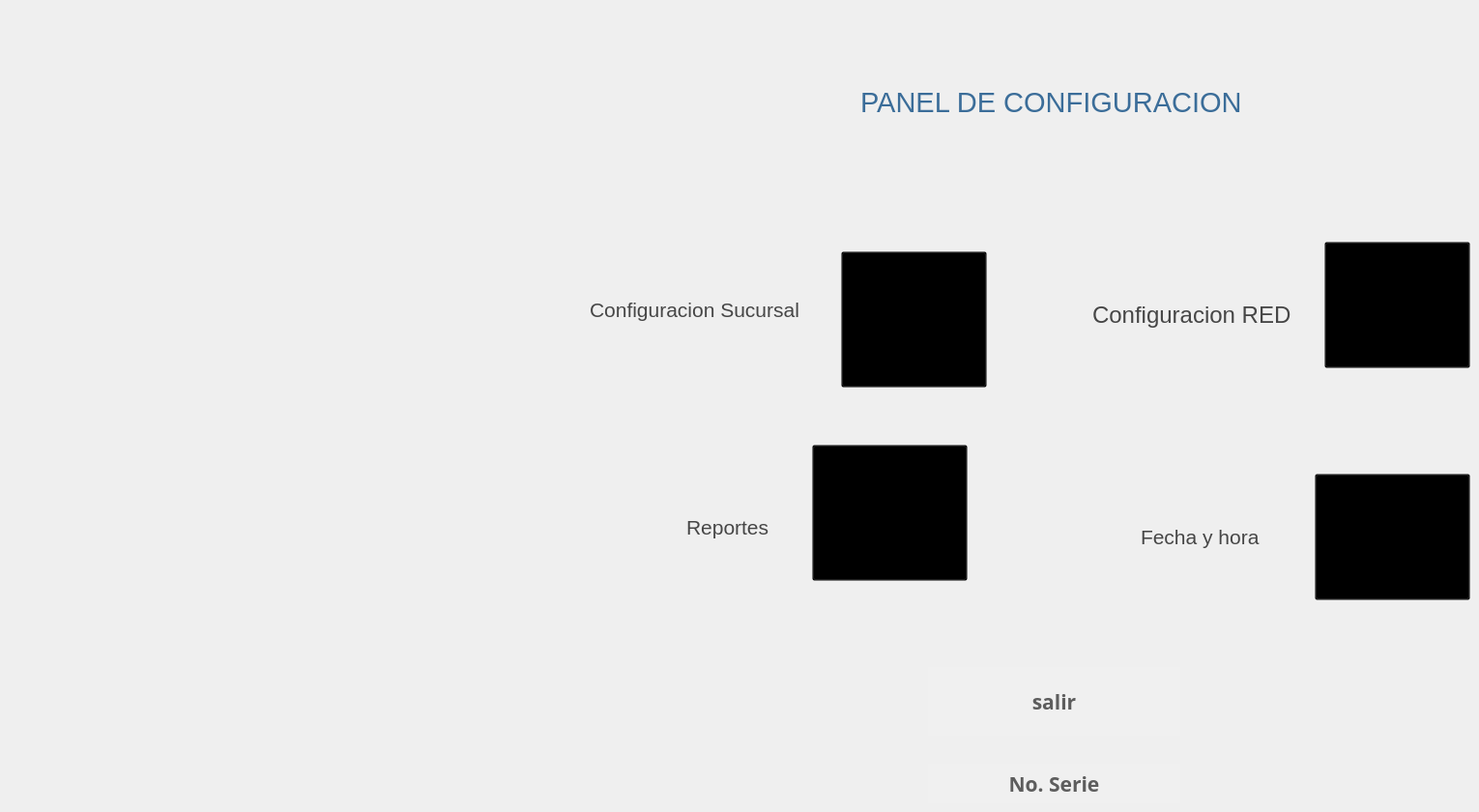
   <widget class="QWidget" name="page_18">
    <widget class="QLabel" name="ltime_28">
     <property name="geometry">
      <rect>
       <x>710</x>
       <y>530</y>
       <width>141</width>
       <height>31</height>
      </rect>
     </property>
     <property name="font">
      <font>
       <family>Segoe UI</family>
       <pointsize>16</pointsize>
       <weight>50</weight>
       <italic>false</italic>
       <bold>false</bold>
      </font>
     </property>
     <property name="styleSheet">
      <string notr="true">background-color:transparent;
color:rgb(70, 70, 70)
</string>
     </property>
     <property name="text">
      <string>Reportes</string>
     </property>
    </widget>
    <widget class="QPushButton" name="breporte_4">
     <property name="geometry">
      <rect>
       <x>840</x>
       <y>460</y>
       <width>161</width>
       <height>141</height>
      </rect>
     </property>
     <property name="font">
      <font>
       <family>Sans Serif</family>
       <weight>75</weight>
       <italic>false</italic>
       <bold>true</bold>
      </font>
     </property>
     <property name="styleSheet">
      <string notr="true">background-color:transparent;
color:BLAcK;;
</string>
     </property>
     <property name="text">
      <string/>
     </property>
     <property name="icon">
      <iconset>
       <normaloff>../../iconos/pencil-and-filled-paper-sheet.png</normaloff>../../iconos/pencil-and-filled-paper-sheet.png</iconset>
     </property>
     <property name="iconSize">
      <size>
       <width>128</width>
       <height>128</height>
      </size>
     </property>
    </widget>
    <widget class="QPushButton" name="bhora">
     <property name="geometry">
      <rect>
       <x>1360</x>
       <y>490</y>
       <width>161</width>
       <height>131</height>
      </rect>
     </property>
     <property name="font">
      <font>
       <family>Sans Serif</family>
       <weight>75</weight>
       <italic>false</italic>
       <bold>true</bold>
      </font>
     </property>
     <property name="styleSheet">
      <string notr="true">background-color:transparent;
color:BLAcK;;
</string>
     </property>
     <property name="text">
      <string/>
     </property>
     <property name="icon">
      <iconset>
       <normaloff>../../iconos/clock.png</normaloff>../../iconos/clock.png</iconset>
     </property>
     <property name="iconSize">
      <size>
       <width>128</width>
       <height>128</height>
      </size>
     </property>
    </widget>
    <widget class="QPushButton" name="bnoserie_2">
     <property name="geometry">
      <rect>
       <x>960</x>
       <y>790</y>
       <width>261</width>
       <height>41</height>
      </rect>
     </property>
     <property name="font">
      <font>
       <family>Ubuntu Mono</family>
       <pointsize>16</pointsize>
       <weight>75</weight>
       <italic>false</italic>
       <bold>true</bold>
       <underline>false</underline>
      </font>
     </property>
     <property name="toolTip">
      <string>Ayuda</string>
     </property>
     <property name="toolTipDuration">
      <number>3</number>
     </property>
     <property name="whatsThis">
      <string extracomment="help"/>
     </property>
     <property name="styleSheet">
      <string notr="true">background-color:rgb(240, 240, 240);
color:rgb(93, 93, 93);
border-radius:80%</string>
     </property>
     <property name="text">
      <string>No. Serie</string>
     </property>
     <property name="icon">
      <iconset>
       <normaloff>../../../../../../cajsSATELITE/eum/app/cajeroF/iconos/fl.png</normaloff>../../../../../../cajsSATELITE/eum/app/cajeroF/iconos/fl.png</iconset>
     </property>
     <property name="iconSize">
      <size>
       <width>40</width>
       <height>40</height>
      </size>
     </property>
    </widget>
    <widget class="QLabel" name="ltime_5">
     <property name="geometry">
      <rect>
       <x>1130</x>
       <y>310</y>
       <width>261</width>
       <height>31</height>
      </rect>
     </property>
     <property name="font">
      <font>
       <family>Segoe UI</family>
       <pointsize>18</pointsize>
       <weight>50</weight>
       <italic>false</italic>
       <bold>false</bold>
      </font>
     </property>
     <property name="styleSheet">
      <string notr="true">background-color:transparent;
color:rgb(70, 70, 70)
</string>
     </property>
     <property name="text">
      <string>Configuracion RED</string>
     </property>
    </widget>
    <widget class="QPushButton" name="bsalirConfig">
     <property name="geometry">
      <rect>
       <x>960</x>
       <y>690</y>
       <width>261</width>
       <height>71</height>
      </rect>
     </property>
     <property name="font">
      <font>
       <family>Ubuntu Mono</family>
       <pointsize>16</pointsize>
       <weight>75</weight>
       <italic>false</italic>
       <bold>true</bold>
       <underline>false</underline>
      </font>
     </property>
     <property name="toolTip">
      <string>Ayuda</string>
     </property>
     <property name="toolTipDuration">
      <number>3</number>
     </property>
     <property name="whatsThis">
      <string extracomment="help"/>
     </property>
     <property name="styleSheet">
      <string notr="true">background-color:rgb(240, 240, 240);
color:rgb(93, 93, 93);
border-radius:80%</string>
     </property>
     <property name="text">
      <string>salir</string>
     </property>
     <property name="icon">
      <iconset>
       <normaloff>../../../../../../cajsSATELITE/eum/app/cajeroF/iconos/fb5.png</normaloff>../../../../../../cajsSATELITE/eum/app/cajeroF/iconos/fb5.png</iconset>
     </property>
     <property name="iconSize">
      <size>
       <width>40</width>
       <height>40</height>
      </size>
     </property>
    </widget>
    <widget class="QPushButton" name="bsucursal">
     <property name="geometry">
      <rect>
       <x>870</x>
       <y>260</y>
       <width>151</width>
       <height>141</height>
      </rect>
     </property>
     <property name="font">
      <font>
       <family>Sans Serif</family>
       <weight>75</weight>
       <italic>false</italic>
       <bold>true</bold>
      </font>
     </property>
     <property name="layoutDirection">
      <enum>Qt::RightToLeft</enum>
     </property>
     <property name="styleSheet">
      <string notr="true">background-color:transparent;
color:BLAcK;;
</string>
     </property>
     <property name="text">
      <string/>
     </property>
     <property name="icon">
      <iconset>
       <normaloff>../../iconos/config.png</normaloff>../../iconos/config.png</iconset>
     </property>
     <property name="iconSize">
      <size>
       <width>150</width>
       <height>150</height>
      </size>
     </property>
    </widget>
    <widget class="QPushButton" name="bred">
     <property name="geometry">
      <rect>
       <x>1370</x>
       <y>250</y>
       <width>151</width>
       <height>131</height>
      </rect>
     </property>
     <property name="font">
      <font>
       <family>Sans Serif</family>
       <weight>75</weight>
       <italic>false</italic>
       <bold>true</bold>
      </font>
     </property>
     <property name="styleSheet">
      <string notr="true">background-color:transparent;
color:BLAcK;;
</string>
     </property>
     <property name="text">
      <string/>
     </property>
     <property name="icon">
      <iconset>
       <normaloff>../../iconos/ethernet.png</normaloff>../../iconos/ethernet.png</iconset>
     </property>
     <property name="iconSize">
      <size>
       <width>150</width>
       <height>150</height>
      </size>
     </property>
     <property name="default">
      <bool>false</bool>
     </property>
     <property name="flat">
      <bool>false</bool>
     </property>
    </widget>
    <widget class="QLabel" name="ltime_6">
     <property name="geometry">
      <rect>
       <x>1180</x>
       <y>530</y>
       <width>201</width>
       <height>51</height>
      </rect>
     </property>
     <property name="font">
      <font>
       <family>Segoe UI</family>
       <pointsize>16</pointsize>
       <weight>50</weight>
       <italic>false</italic>
       <bold>false</bold>
      </font>
     </property>
     <property name="styleSheet">
      <string notr="true">background-color:transparent;
color:rgb(70, 70, 70)
</string>
     </property>
     <property name="text">
      <string>Fecha y hora</string>
     </property>
    </widget>
    <widget class="QLabel" name="ltime_29">
     <property name="geometry">
      <rect>
       <x>610</x>
       <y>300</y>
       <width>251</width>
       <height>41</height>
      </rect>
     </property>
     <property name="font">
      <font>
       <family>Segoe UI</family>
       <pointsize>16</pointsize>
       <weight>50</weight>
       <italic>false</italic>
       <bold>false</bold>
      </font>
     </property>
     <property name="styleSheet">
      <string notr="true">background-color:transparent;
color:rgb(70, 70, 70)
</string>
     </property>
     <property name="text">
      <string>Configuracion Sucursal</string>
     </property>
    </widget>
    <widget class="QLabel" name="ltime_32">
     <property name="geometry">
      <rect>
       <x>890</x>
       <y>90</y>
       <width>491</width>
       <height>31</height>
      </rect>
     </property>
     <property name="font">
      <font>
       <family>Segoe UI</family>
       <pointsize>22</pointsize>
       <weight>50</weight>
       <italic>false</italic>
       <bold>false</bold>
      </font>
     </property>
     <property name="styleSheet">
      <string notr="true">background-color:transparent;
color:rgb(59, 109, 153);

</string>
     </property>
     <property name="text">
      <string>PANEL DE CONFIGURACION</string>
     </property>
    </widget>
   </widget>
